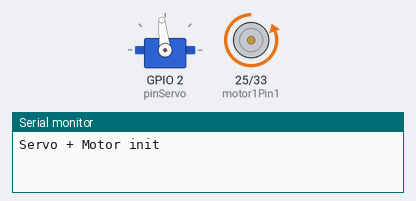
The sketch below on a simulated ESP32. Parts: servo, motor-driver pin pairs drawn as motors (green arrow = first pin HIGH = forward, orange = second pin HIGH = backward, longer = more drive, scaled by the enable pin), the last lines printed to the serial monitor.

Above: at 1.05 s.
At 3.05 s:
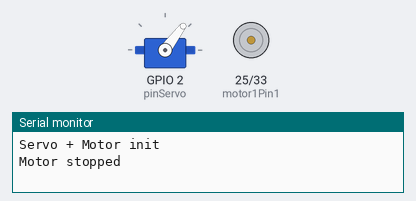
At 4.05 s:
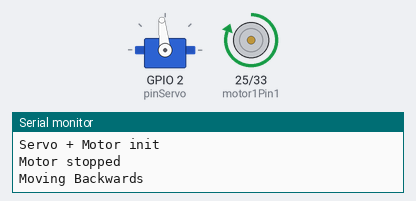
At 7.0 s:
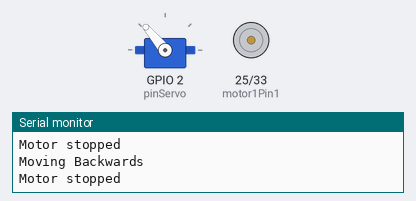
Timing chart, 0 to 8.8 s (numbered marks = the images above):
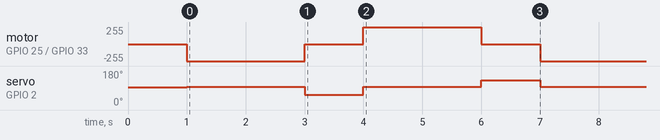

Measured:
- by itself, servo on GPIO 2 (pinServo): repeats every 6.0 s: 53° 1.0 s, 96° 2.0 s, 130° 1.0 s, 96° 2.0 s
- by itself, motor on GPIO 25 (motor1Pin1) / GPIO 33 (motor1Pin2): repeats every 6.0 s: stopped 1.0 s, forward 255/255 2.0 s, stopped 1.0 s, backward 255/255 2.0 s

The sketch:

carros_me_carreo_en_la_wro.ino
```cpp
#include <ESP32Servo.h>
//centro izquierda derecha del servo
const int IZQ = 53;
const int CEN = 96;
const int DER = 130;

Servo carrosayuda;
const int pinServo = 2;

int motor1Pin1 = 25;
int motor1Pin2 = 33;
int enable1Pin = 32;

//ledc params
const int freq = 1000;
const int pwmChannel = 3;
const int resolution = 8;
int dutyCycle = 200;

void setup() {
    //servo setup
    ESP32PWM::allocateTimer(0);
    ESP32PWM::allocateTimer(1);
    ESP32PWM::allocateTimer(2);
    carrosayuda.setPeriodHertz(50);
    carrosayuda.attach(pinServo, 544, 2400);

    //motor void pin
    pinMode(motor1Pin1, OUTPUT);
    pinMode(motor1Pin2, OUTPUT);
    pinMode(enable1Pin, OUTPUT);

    //ledc setup, me lo robe de una web random por ahi
    ledcSetup(pwmChannel, freq, resolution);
    ledcAttachPin(enable1Pin, pwmChannel);

    Serial.begin(115200);
    Serial.println("Servo + Motor init");

    carrosayuda.write(93);
    delay(1000);
}

void loop() { //motor y servo test 1st time
    carrosayuda.write(CEN);

    digitalWrite(motor1Pin1, LOW);
    digitalWrite(motor1Pin2, HIGH);
    ledcWrite(pwmChannel, 255);
    delay(2000);
    carrosayuda.write(IZQ);

    Serial.println("Motor stopped");
    ledcWrite(pwmChannel, 0);
    delay(1000);
    carrosayuda.write(CEN);


    Serial.println("Moving Backwards");
    digitalWrite(motor1Pin1, HIGH);
    digitalWrite(motor1Pin2, LOW);
    ledcWrite(pwmChannel, 255);
    delay(2000);
    carrosayuda.write(DER);


    Serial.println("Motor stopped");
    ledcWrite(pwmChannel, 0);
    delay(1000);
}
```
